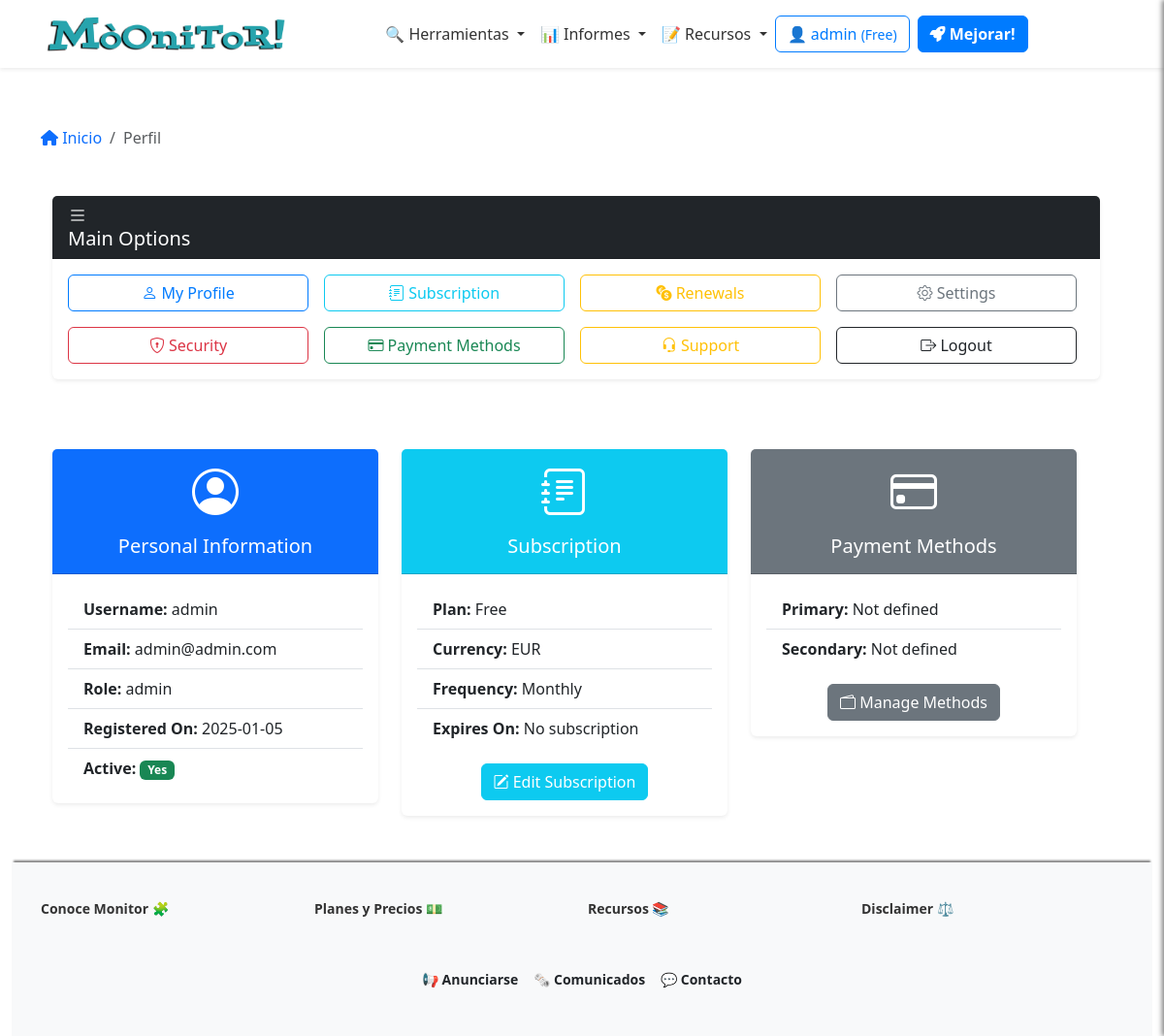
Before: /profile (signed in) with the older database file.
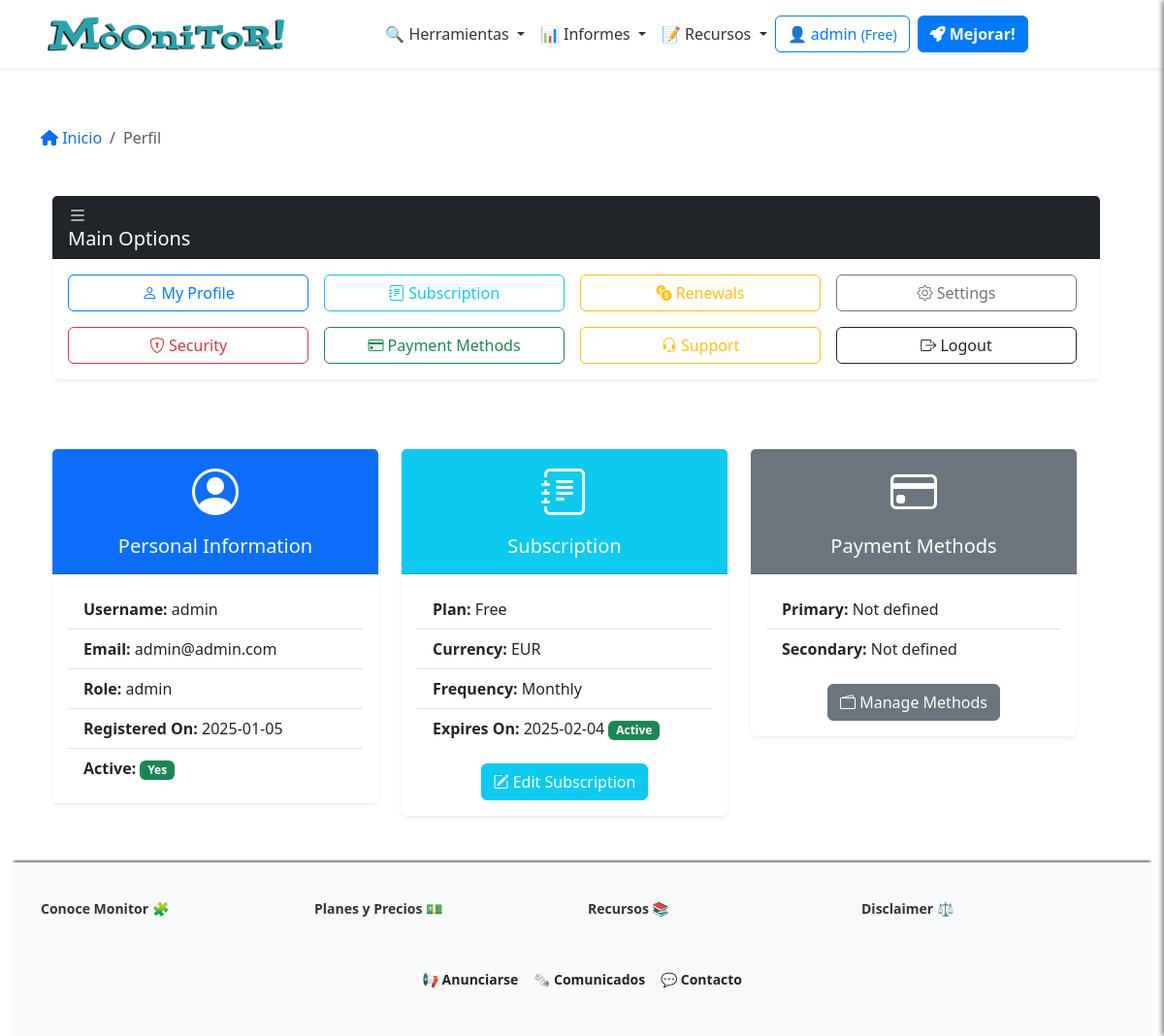
After: the same page with the newer database file.
### app/models/user_model.py (models this page shows, shortened)
class Users(UserMixin, db.Model):
    __tablename__ = 'Users'
    id = db.Column(db.Integer, primary_key=True)
    username = db.Column(db.String(80), unique=True, nullable=False)
    email = db.Column(db.String(120), unique=True, nullable=False)
    password_hash = db.Column(db.String(255), nullable=False)
    token = db.Column(db.String(255), index=True, unique=True)
    active = db.Column(db.Boolean, default=False)
    registered_on = db.Column(db.DateTime,
                              nullable=False,
                              default=datetime.datetime.utcnow)
    config = db.Column(JSONType)
    role = db.Column(db.String(20), nullable=False, default='usuario')
    subscription_plan = db.Column(Enum('Free',
                                       'Pro',
                                       'Corporate',
                                       name='subscription_plans'),
                                  default='Free')
    subscription_currency = db.Column(
        db.String(3), default='EUR')  # ISO currency codes (e.g., USD, EUR)
    subscription_expiration = db.Column(db.DateTime, nullable=True)
    subscription_frequency = db.Column(Enum('Monthly',
                                            'Annually',
                                            name='subscription_frequency'),
                                       default='Monthly')
    primary_payment = db.Column(JSONType, nullable=True)  # IBAN, SWIFT, etc.
    secondary_payment = db.Column(JSONType, nullable=True)
    transactions = db.relationship('Transaction', backref='user', lazy=True)
    def is_subscription_active(self):
        if not self.subscription_expiration:
            return False
        return self.subscription_expiration > datetime.datetime.utcnow()

### app/controllers/user_controller.py (the view)
@app.route('/profile')  ## futuro dashboard
@login_required
def profile():
    breadcrumbs = [{'url': '/profile', 'text': 'Perfil'}]
    user = Users.query.filter_by(id=current_user.id).first()
    return render_template('user/profile.html',
                           user=user,
                           breadcrumbs=breadcrumbs)

### app/__init__.py (called while the page is built)
@app.context_processor
def inject_sidebar_info():
    return dict(is_admin=current_user.is_authenticated
                and current_user.role == 'admin')

@app.context_processor
def inject_breadcrumb():
    breadcrumbs = [{
        'url': '/',
        'text': 'Inicio'
    }, {
        'url': '/profile',
        'text': 'Opcion 1'
    }, {
        'url': '/profile/edit',
        'text': 'Sub opcion 1'
    }]
    return {'breadcrumbs': breadcrumbs}

@app.context_processor
def inject_grouped_tools():
    grouped_tools = {}
    for category, tools_in_category in groupby(sorted(
            tools, key=itemgetter('category')),
                                               key=itemgetter('category')):
        subcategories = {}
        for subcategory, tools_in_subcategory in groupby(
                sorted(tools_in_category, key=itemgetter('subcategory')),
                key=itemgetter('subcategory')):
            subcategories[subcategory] = list(tools_in_subcategory)
        grouped_tools[category] = subcategories
    return dict(grouped_tools=grouped_tools)

@login_manager.user_loader
def load_user(user_id):
    return Users.query.get(int(user_id))

### app/templates/user/profile.html (shortened to what the changed rows need)
{% extends 'base.html' %}
{% block content %}
<div class="container my-5 mb-5">
    <div class="row">
        <div class="col-12 mb-4">
            <div class="card shadow-sm border-0">
                <div class="card-header bg-dark text-white d-flex justify-content-between align-items-center">
                    <h2 class="h5 mb-0"><i class="bi bi-list"></i> Main Options</h2>
                </div>
            </div>
        </div>
        <div class="row g-4">
            <div class="col-lg-4 col-md-6">
                <div class="card shadow-sm border-0">
                    <div class="card-body">
                        <ul class="list-group list-group-flush">
                            <li class="list-group-item"><strong>Username:</strong> {{ user.username }}</li>
                            <li class="list-group-item"><strong>Email:</strong> {{ user.email }}</li>
                            <li class="list-group-item"><strong>Role:</strong> {{ user.role }}</li>
                            <li class="list-group-item"><strong>Registered On:</strong> {{ user.registered_on.strftime('%Y-%m-%d') }}</li>
                            <li class="list-group-item">
                                <strong>Active:</strong>
                                {% if user.active %}
                                <span class="badge bg-success">Yes</span>
                                {% else %}
                                <span class="badge bg-danger">No</span>
                                {% endif %}
                            </li>
                        </ul>
                    </div>
                </div>
            </div>
            <div class="col-lg-4 col-md-6">
                <div class="card shadow-sm border-0">
                    <div class="card-body">
                        <ul class="list-group list-group-flush">
                            <li class="list-group-item"><strong>Plan:</strong> {{ user.subscription_plan }}</li>
                            <li class="list-group-item"><strong>Currency:</strong> {{ user.subscription_currency }}</li>
                            <li class="list-group-item"><strong>Frequency:</strong> {{ user.subscription_frequency }}</li>
                            <li class="list-group-item">
                                <strong>Expires On:</strong>
                                {% if user.subscription_expiration %}
                                {{ user.subscription_expiration.strftime('%Y-%m-%d') }}
                                {% if user.is_subscription_active() %}
                                <span class="badge bg-success">Active</span>
                                {% else %}
                                <span class="badge bg-danger">Expired</span>
                                {% endif %}
                                {% else %}
                                No subscription
                                {% endif %}
                            </li>
                        </ul>
                    </div>
                </div>
            </div>
            <div class="col-lg-4 col-md-6">
                <div class="card shadow-sm border-0">
                    <div class="card-body">
                        <ul class="list-group list-group-flush">
                            <li class="list-group-item"><strong>Primary:</strong> {{ user.primary_payment.method if user.primary_payment else 'Not defined' }}</li>
                            <li class="list-group-item"><strong>Secondary:</strong> {{ user.secondary_payment.method if user.secondary_payment else 'Not defined' }}</li>
                        </ul>
                    </div>
                </div>
            </div>
        </div>
    </div>
</div>
{% endblock %}

### app/templates/inc/navbar.html (shortened to what this page needs)
<nav class="navbar navbar-expand-lg navbar-light bg-white shadow-sm">
  <div class="container">
    <a class="navbar-brand mx-auto" href="{{ url_for('index') }}">
      <img src="{{ url_for('static', filename='logo.png') }}" alt="Logo" height="50"
        class="d-inline-block align-text-top">
    </a>
    <div class="collapse navbar-collapse justify-content-center" id="navbarNav">
      <ul class="navbar-nav align-items-center">
        <li class="nav-item dropdown">
          <a class="nav-link dropdown-toggle" href="#" id="domainDnsDropdown" role="button" data-bs-toggle="dropdown"
            aria-expanded="false">
            🔍 Herramientas
          </a>
        </li>
        <li class="nav-item dropdown">
          <a class="nav-link dropdown-toggle" href="#" id="domainDnsDropdown" role="button" data-bs-toggle="dropdown"
            aria-expanded="false">
            📊 Informes
          </a>
        </li>
        <li class="nav-item dropdown">
          <a class="nav-link dropdown-toggle" href="#" id="domainDnsDropdown" role="button" data-bs-toggle="dropdown"
            aria-expanded="false">
            📝 Recursos
          </a>
        </li>
      </ul>
    <div class="d-flex flex-column flex-sm-row align-items-center justify-content-center ms-0 mb-3 mt-3">
      {% if current_user.is_authenticated %}
          <a href="/dashboard" class="btn btn-outline-primary mb-2 mb-sm-0 me-sm-2">
              <span class="item-responsive">👤 {{ current_user.username }}
                  <small>({{ current_user.subscription_plan }})</small>
              </span>
          </a>
          {% if current_user.subscription_plan == "Free" %}
              <a class="btn btn-primary mb-2 mb-sm-0 me-sm-2 text-decoration-none fw-semibold" href="{{ url_for('edit_subscription') }}">
                  <i class="fa-solid fa-rocket"></i> Mejorar!
              </a>
          {% elif current_user.subscription_plan == "Pro" %}
              <a class="btn btn-primary mb-2 mb-sm-0 me-sm-2 text-decoration-none fw-semibold" href="{{ url_for('edit_subscription') }}">
                  <i class="fa-solid fa-crown"></i> Probar Corporate!
              </a>
          {% endif %}
      {% endif %}
  </div>
    </div>
  </div>
</nav>

Changed rows visible on the page:
changed Users "admin": subscription_expiration (not shown) → "2025-02-04"
Other visible differences:
text no longer shown: "No subscription"
text now shown: "Active"
